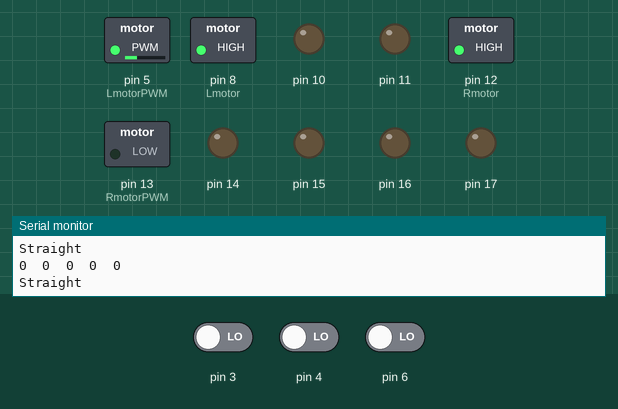
This sketch was run on a simulated Arduino Uno, built with avr-gcc and run on an emulated ATmega328P. Shown: switched loads named in the sketch (green lamp = pin HIGH), output pins drawn as LEDs (lit = HIGH), the last lines printed to the serial monitor. Inputs (shaded band) come from the test bench; at power-on: pin 3 LOW, pin 6 LOW, pin 4 LOW.

Above: at 12.7 s.
12.8 s: pin 3 driven HIGH
At 13.6 s:
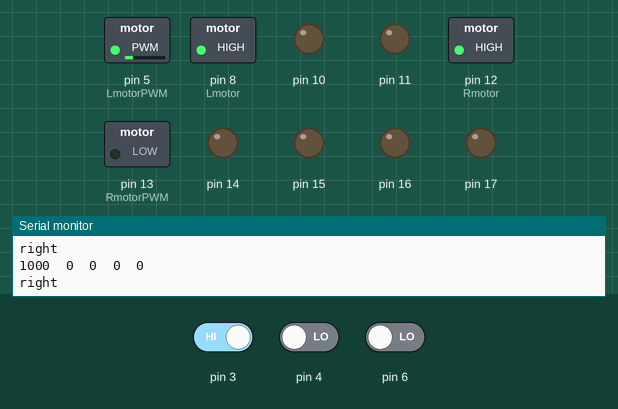
14.5 s: pin 3 driven LOW
At 15.5 s:
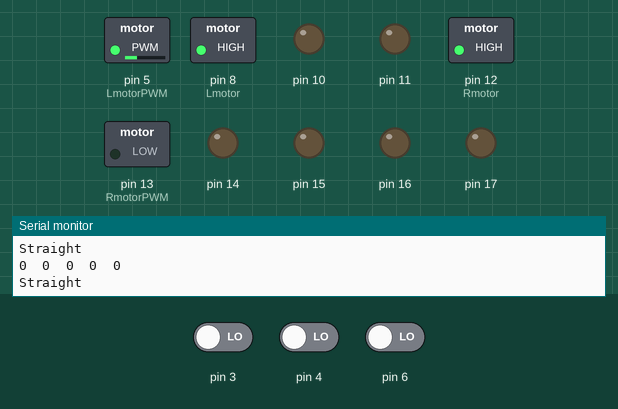
16.0 s: pin 6 driven HIGH
At 17.3 s:
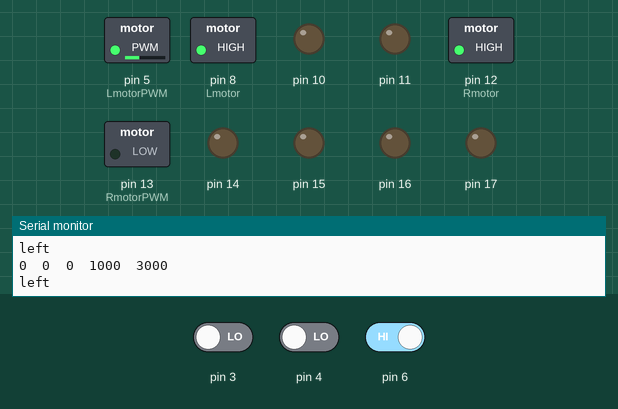
Timing chart, 0 to 19.0 s (numbered marks = the images above; inputs shaded):
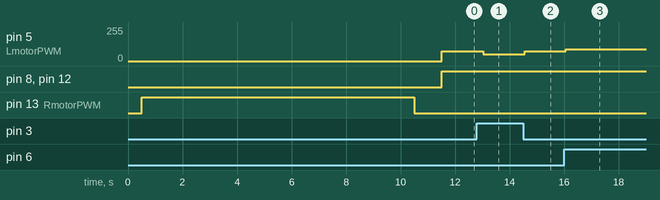

Measured:
- after the input at 12.8 s, pin 5 (LmotorPWM): 75/255 → 50/255 after 0.23 s
- after the input at 14.5 s, pin 5 (LmotorPWM): 50/255 → 75/255 after 0.05 s
- after the input at 16.0 s, pin 5 (LmotorPWM): 75/255 → 90/255 after 0.06 s

The sketch:

reflectivesensor.ino
```cpp
#include <QTRSensors.h>
#include <Wire.h>
QTRSensors qtr;
const uint8_t SensorCount = 4;//use four sensors
uint16_t sensorValues[SensorCount];
int Rmotor= 12;
int RmotorPWM= 13;
int Lmotor= 8;
int LmotorPWM= 5;


void setup()
{

  for (int i = 2; i < 6; i++){ pinMode(i, INPUT);}
  for (int i = 10; i < 18; i++) {pinMode(i, OUTPUT);}
  // configure the sensors
  qtr.setTypeRC();
  qtr.setSensorPins((const uint8_t[]){3, 4, 5, 6}, SensorCount);
  //qtr.setEmitterPin(2);

  delay(500);
  Serial.begin(115200);
  Serial.println("Begin calibrations");
  pinMode(LED_BUILTIN, OUTPUT);
  digitalWrite(LED_BUILTIN, HIGH); // turn on Arduino's LED to indicate we are in calibration mode
  // 2.5 ms RC read timeout (default) * 10 reads per calibrate() call
  // = ~25 ms per calibrate() call.
  // Call calibrate() 400 times to make calibration take about 10 seconds.
  for (uint16_t i = 0; i < 400; i++)
  {
    qtr.calibrate();
  }
  digitalWrite(LED_BUILTIN, LOW); // turn off Arduino's LED to indicate we are through with calibration

  // print the calibration minimum values measured when emitters were on
  //Serial.begin(9600);
  for (uint8_t i = 0; i < SensorCount; i++)
  {
    Serial.print(qtr.calibrationOn.minimum[i]);
    Serial.print(' ');
  }
  Serial.println();

  // print the calibration maximum values measured when emitters were on
  for (uint8_t i = 0; i < SensorCount; i++)
  {
    Serial.print(qtr.calibrationOn.maximum[i]);
    Serial.print(' ');
  }
  Serial.println();
  Serial.println();
  delay(1000);

  pinMode(Rmotor,OUTPUT);
  pinMode(Lmotor,OUTPUT);
  pinMode(RmotorPWM,OUTPUT);
  pinMode(LmotorPWM, OUTPUT);
}

void loop()
{
  // read calibrated sensor values and obtain a measure of the line position
  // from 0 to 5000 (for a white line, use readLineWhite() instead)
  uint16_t position = qtr.readLineBlack(sensorValues);

  // print the sensor values as numbers from 0 to 1000, where 0 means maximum
  // reflectance and 1000 means minimum reflectance, followed by the line
  // position
  for (uint8_t i = 0; i < SensorCount; i++)
  {
    Serial.print(sensorValues[i]);
    Serial.print('\t');

  }
  Serial.println(position);
//use sensor values to determine where line is and move accordingly
  if ((sensorValues[1] > 500) || (sensorValues[2]> 500)){
    Serial.println("Straight");
    drive_forward();
  }
  else if (sensorValues[0] > 500){
    Serial.println("right");
    right();
  }
  else if (sensorValues[3] > 500){
    Serial.println("left");
    left();
  }
  else{
    Serial.println("Straight");
    drive_forward();
  }

  delay(250);
}
//functions for driving car
/*
void steep_left(){
  digitalWrite(Rmotor,HIGH);
  digitalWrite(Lmotor,HIGH);
  analogWrite(RmotorPWM,50);
  analogWrite(LmotorPWM, 140);
}
*/

void left(){
  digitalWrite(Rmotor,HIGH);
  digitalWrite(Lmotor,HIGH);
  analogWrite(RmotorPWM,50);
  analogWrite(LmotorPWM, 90);
}

/*
void steep_right(){
  digitalWrite(Rmotor,HIGH);
  digitalWrite(Lmotor,HIGH);
  analogWrite(RmotorPWM,140);
  analogWrite(LmotorPWM, 50);
}
*/

void right(){
  digitalWrite(Rmotor,HIGH);
  digitalWrite(Lmotor,HIGH);
  analogWrite(RmotorPWM,90);
  analogWrite(LmotorPWM, 50);
}


void drive_forward(){
  digitalWrite(Rmotor,HIGH);
  digitalWrite(Lmotor,HIGH);
  analogWrite(RmotorPWM,75);
  analogWrite(LmotorPWM, 75);
}
```
